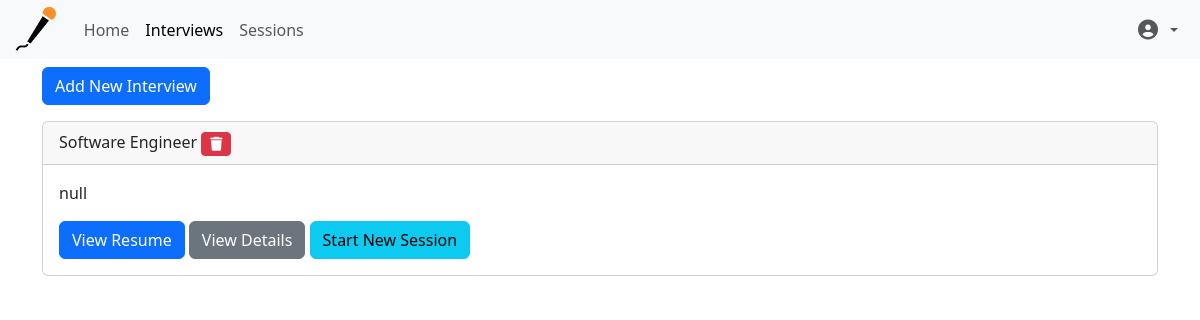
The app's page /interviews/ (signed in), older data.
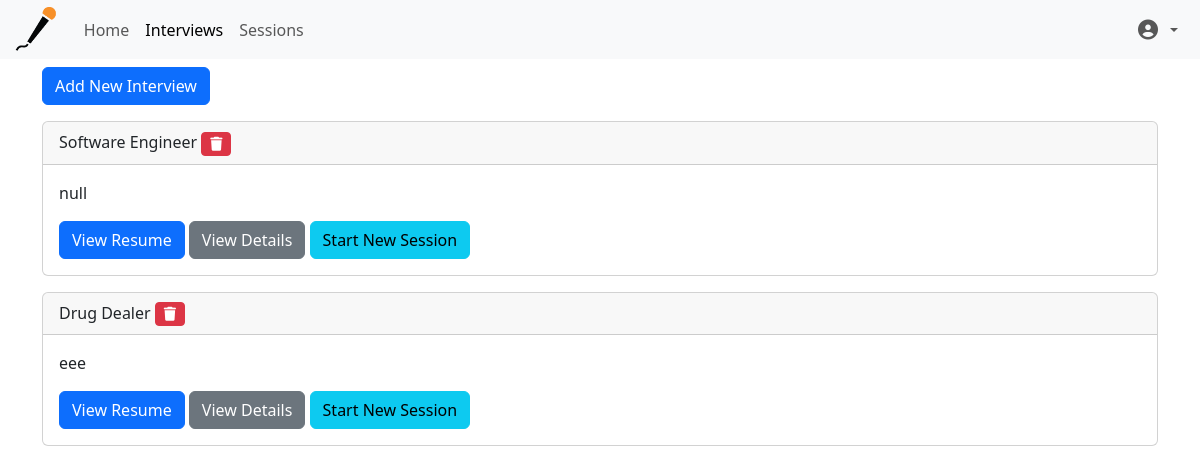
The same page, newer data.
### core/models.py (models this page shows, shortened)
class Interview(models.Model):
    user = models.ForeignKey(User, on_delete=models.CASCADE, related_name='interviews')
    job_title = models.CharField(max_length=255, blank=False, null=False)
    company_name = models.CharField(max_length=255, blank=False, null=False)
    job_description = models.TextField(blank=True, null=True)
    resume = models.FileField(upload_to='resumes/')
    resume_text = models.CharField(max_length=10000, blank=True, null=True)
    created_at = models.DateTimeField(auto_now=True)
    updated_at = models.DateTimeField(auto_now=True)
    def get_new_session_url(self):
        return reverse('core:session_create_for_interview', kwargs={'interview_pk': self.pk})

### core/views.py (the view)
# urls.py: path('interviews/', InterviewListView.as_view(), name='interview_list'),
class InterviewListView(LoginRequiredMixin, generic.ListView):
    model = Interview
    template_name = 'core/interview_list.html'
    context_object_name = 'interviews'

### core/templates/core/interview_list.html (shortened to what this page needs)
{% extends 'core/base_generic.html' %}
{% block body %}
  <div class="container">
    <div class="mb-3">
      <a href="{% url 'core:interview_create' %}" class="btn btn-primary">Add New Interview</a>
    </div>
    {% if interviews %}
      {% for interview in interviews %}
        <div class="card mb-3 interview-card">
          <div class="card-header">
            {{ interview.job_title }}
            <a href="{% url 'core:interview_delete' pk=interview.pk %}" class="btn btn-danger btn-sm float-right">
              <i class="fas fa-trash"></i>
            </a>
          </div>
          <div class="card-body">
            <p class="card-text">{{ interview.job_description|truncatechars:30 }}</p>
            <a href="{{ interview.resume.url }}" class="btn btn-primary">View Resume</a>
            <a href="{% url 'core:interview_detail' pk=interview.pk %}" class="btn btn-secondary">View Details</a>
            <a href="{{ interview.get_new_session_url }}" class="btn btn-info">Start New Session</a>
          </div>
        </div>
      {% endfor %}
    {% endif %}
  </div>
{% endblock %}

Row changes from the older to the newer data that the page shows:
added Interview: job_title "Drug Dealer", job_description "eee"
